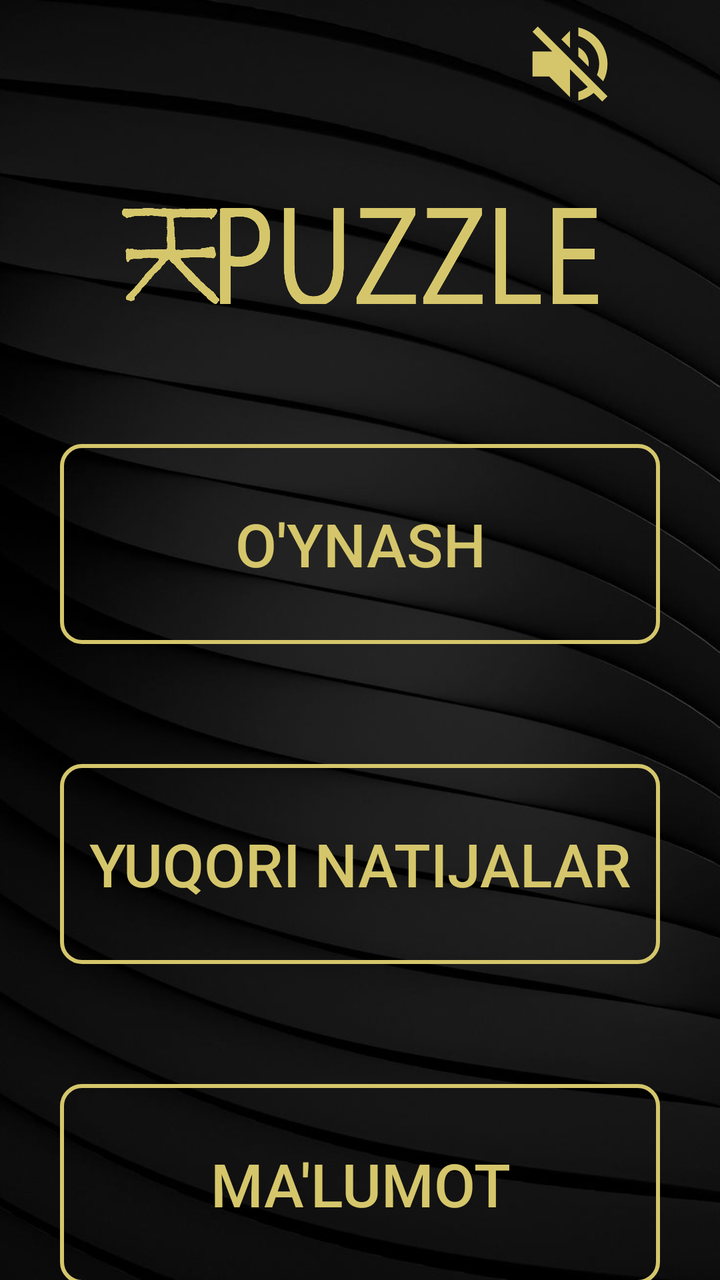
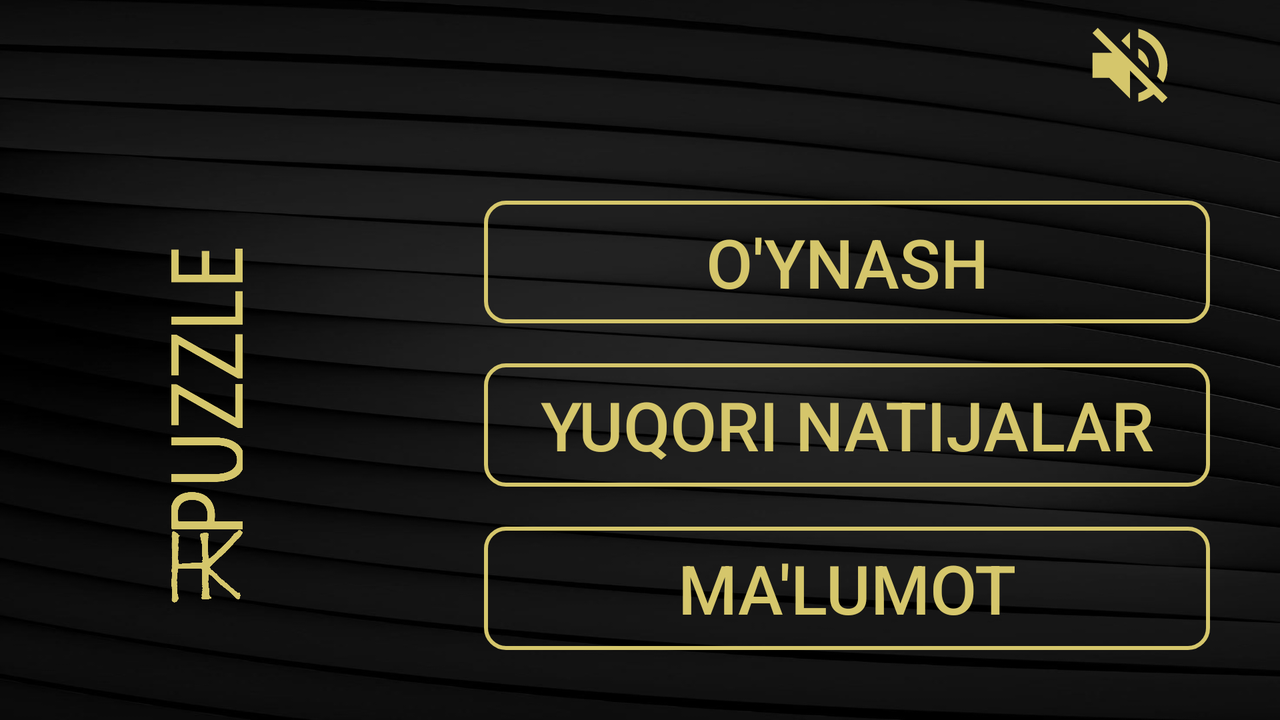

One screen, two layout resources from the same app: the default and the repository's alternative for another configuration. Each is rendered where Android would select it; the XML of both is given below.
<!-- AndroidManifest.xml: application theme Theme.Design.NoActionBar -->
<!-- res/layout/activity_home.xml -->
<?xml version="1.0" encoding="utf-8"?>
<LinearLayout xmlns:android="http://schemas.android.com/apk/res/android"
    xmlns:app="http://schemas.android.com/apk/res-auto"
    xmlns:tools="http://schemas.android.com/tools"
    android:layout_width="match_parent"
    android:layout_height="match_parent"
    android:orientation="vertical"
    android:gravity="center"
    android:background="@drawable/img"
    tools:context=".HomeActivity">


    <LinearLayout
        android:layout_width="match_parent"
        android:layout_height="0dp"
        android:layout_weight="1"
        android:gravity="right">
        <ImageView
            android:id="@+id/volumeButton"
            android:layout_width="50dp"
            android:layout_gravity="center"
            tools:src="@drawable/volumeoff"
            android:layout_height="50dp"
            android:layout_marginHorizontal="50dp"/>
    </LinearLayout>
    <LinearLayout
        android:layout_width="match_parent"
        android:layout_height="0dp"
        android:layout_weight="2">
        <ImageView
            android:padding="25dp"
            android:layout_width="wrap_content"
            android:layout_height="wrap_content"
            android:layout_gravity="center"
            android:layout_margin="15dp"
            android:src="@drawable/puzzle"
            app:tint="@color/golden" />
    </LinearLayout>


    <LinearLayout
        android:layout_width="match_parent"
        android:layout_height="0dp"
        android:layout_weight="7"
        android:orientation="vertical">
        <androidx.appcompat.widget.AppCompatButton
            android:id="@+id/startGame"
            android:layout_width="match_parent"
            android:layout_height="100dp"
            android:layout_margin="30dp"
            android:clickable="true"
            android:focusable="true"
            android:foreground="?attr/selectableItemBackgroundBorderless"
            android:background="@drawable/border"
            android:text="O'ynash"
            android:textSize="30sp"
            android:textColor="@color/golden"/>
        <androidx.appcompat.widget.AppCompatButton
            android:id="@+id/fearless"
            android:layout_width="match_parent"
            android:layout_height="100dp"
            android:foreground="?attr/selectableItemBackgroundBorderless"
            android:layout_margin="30dp"
            android:background="@drawable/border"
            android:text="yuqori natijalar"
            android:textSize="30sp"
            android:textColor="@color/golden"/>
        <androidx.appcompat.widget.AppCompatButton
            android:id="@+id/infoButton"
            android:layout_width="match_parent"
            android:layout_height="100dp"
            android:foreground="?attr/selectableItemBackgroundBorderless"
            android:layout_margin="30dp"
            android:background="@drawable/border"
            android:text="Ma'lumot"
            android:textSize="30sp"
            android:textColor="@color/golden"/>
    </LinearLayout>


</LinearLayout>
<!-- resources referenced by this layout -->
<resources>
  <color name="golden">#d5c66b</color>
  <!-- drawable border (drawable) -->
  <?xml version="1.0" encoding="utf-8"?>
  <shape xmlns:android="http://schemas.android.com/apk/res/android">
      <corners
          android:radius="10dp"/>
      <stroke android:width="2dp"
          android:color="#d5c66b"/>
  
  
  </shape>
  <!-- drawable img: jpg bitmap (drawable, 34872 bytes) -->
  <!-- drawable puzzle: webp bitmap (drawable, 14358 bytes) -->
  <!-- drawable volumeoff (drawable) -->
  <vector android:autoMirrored="true" android:height="24dp"
      android:tint="@color/golden" android:viewportHeight="24"
      android:viewportWidth="24" android:width="24dp" xmlns:android="http://schemas.android.com/apk/res/android">
      <path android:fillColor="@android:color/white" android:pathData="M16.5,12c0,-1.77 -1.02,-3.29 -2.5,-4.03v2.21l2.45,2.45c0.03,-0.2 0.05,-0.41 0.05,-0.63zM19,12c0,0.94 -0.2,1.82 -0.54,2.64l1.51,1.51C20.63,14.91 21,13.5 21,12c0,-4.28 -2.99,-7.86 -7,-8.77v2.06c2.89,0.86 5,3.54 5,6.71zM4.27,3L3,4.27 7.73,9L3,9v6h4l5,5v-6.73l4.25,4.25c-0.67,0.52 -1.42,0.93 -2.25,1.18v2.06c1.38,-0.31 2.63,-0.95 3.69,-1.81L19.73,21 21,19.73l-9,-9L4.27,3zM12,4L9.91,6.09 12,8.18L12,4z"/>
  </vector>
</resources>
<!-- res/layout-land/activity_home.xml (the repository's variant of the layout above) -->
<!-- drawn on the phone turned sideways -->
<?xml version="1.0" encoding="utf-8"?>
<LinearLayout xmlns:android="http://schemas.android.com/apk/res/android"
    xmlns:app="http://schemas.android.com/apk/res-auto"
    xmlns:tools="http://schemas.android.com/tools"
    android:orientation="vertical"
    android:layout_width="match_parent"
    android:layout_height="match_parent"
    android:background="@drawable/img"
    android:weightSum="11"
    android:gravity="center">


    <LinearLayout
        android:layout_width="match_parent"
        android:orientation="vertical"
        android:gravity="center"
        android:layout_height="0dp"
        android:layout_weight="2">
        <ImageView
            android:id="@+id/volumeButton"
            android:layout_width="50dp"
            android:layout_gravity="right|center"
            tools:src="@drawable/volumeoff"
            android:backgroundTint="@color/golden"
            android:layout_height="50dp"
            android:layout_marginHorizontal="50dp"/>
    </LinearLayout>

        <LinearLayout
            android:layout_width="match_parent"
            android:layout_height="0dp"
            android:layout_weight="9"
            android:weightSum="10"
            android:orientation="horizontal">
            <ImageView
                android:rotation="-90"
                android:layout_width="0dp"
                android:layout_weight="3"
                android:layout_height="wrap_content"
                android:layout_gravity="left|center"
                android:layout_margin="15dp"
                android:src="@drawable/puzzle"
                app:tint="@color/golden" />

            <LinearLayout
                android:layout_width="0dp"
                android:layout_weight="7"
                android:padding="15dp"
                android:layout_height="match_parent"
                android:orientation="vertical"
                android:layout_gravity="center"
                android:gravity="center"
                android:layout_margin="10dp">
                <androidx.appcompat.widget.AppCompatButton
                    android:id="@+id/startGame"
                    android:layout_width="match_parent"
                    android:layout_height="0dp"
                    android:layout_weight="1"
                    android:layout_margin="10dp"
                    android:clickable="true"
                    android:focusable="true"
                    android:foreground="?attr/selectableItemBackgroundBorderless"
                    android:background="@drawable/border"
                    android:text="O'ynash"
                    android:textSize="34sp"
                    android:textColor="@color/golden"/>
                <androidx.appcompat.widget.AppCompatButton
                    android:id="@+id/fearless"
                    android:layout_width="match_parent"
                    android:layout_height="0dp"
                    android:layout_weight="1"
                    android:layout_margin="10dp"
                    android:background="@drawable/border"
                    android:text="yuqori natijalar"
                    android:textSize="34sp"
                    android:textColor="@color/golden"/>
                <androidx.appcompat.widget.AppCompatButton
                    android:id="@+id/infoButton"
                    android:layout_width="match_parent"
                    android:layout_height="0dp"
                    android:layout_weight="1"
                    android:layout_margin="10dp"
                    android:background="@drawable/border"
                    android:text="Ma'lumot"
                    android:textSize="34sp"
                    android:textColor="@color/golden"/>
            </LinearLayout>
        </LinearLayout>



</LinearLayout>
